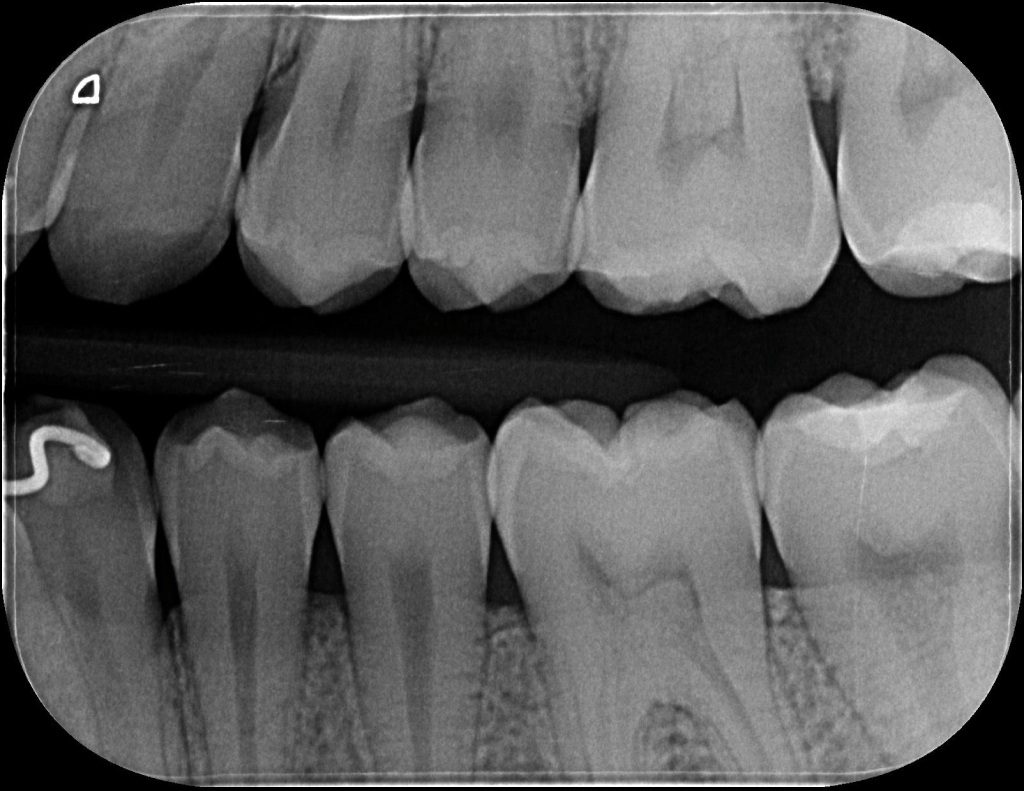
#> input picture Images-01/imagem-005.jpg, 4096 x 3161 px (shown at 1/4 size)
$ python -i main.py   (imports and definitions only)
#> lines starting #> are read from the running program, lines starting #| are printed output that depends on the picture; after the words box and inside, x2 and y2 are one past the last pixel; in counts of white or black regions, pixels touching at a corner belong together
import os
import cv2
import numpy as np
import matplotlib.pyplot as plt
from skimage import io, color, measure, segmentation, morphology

# Thanks to https://github.com/bnsreenu/python_for_microscopists/blob/master/205_predict_unet_with_watershed_single_image.py
def instance_segmentation_watershed(img: np.array, clear_border: bool=False, sure_fg_dist=0.2):
    # Threshold image to binary using OTSU. ALl thresholded pixels will be set to 255
#> called with clear_border = False, sure_fg_dist = 0.2
    _, thresh = cv2.threshold(img, 0, 255, cv2.THRESH_BINARY + cv2.THRESH_OTSU)
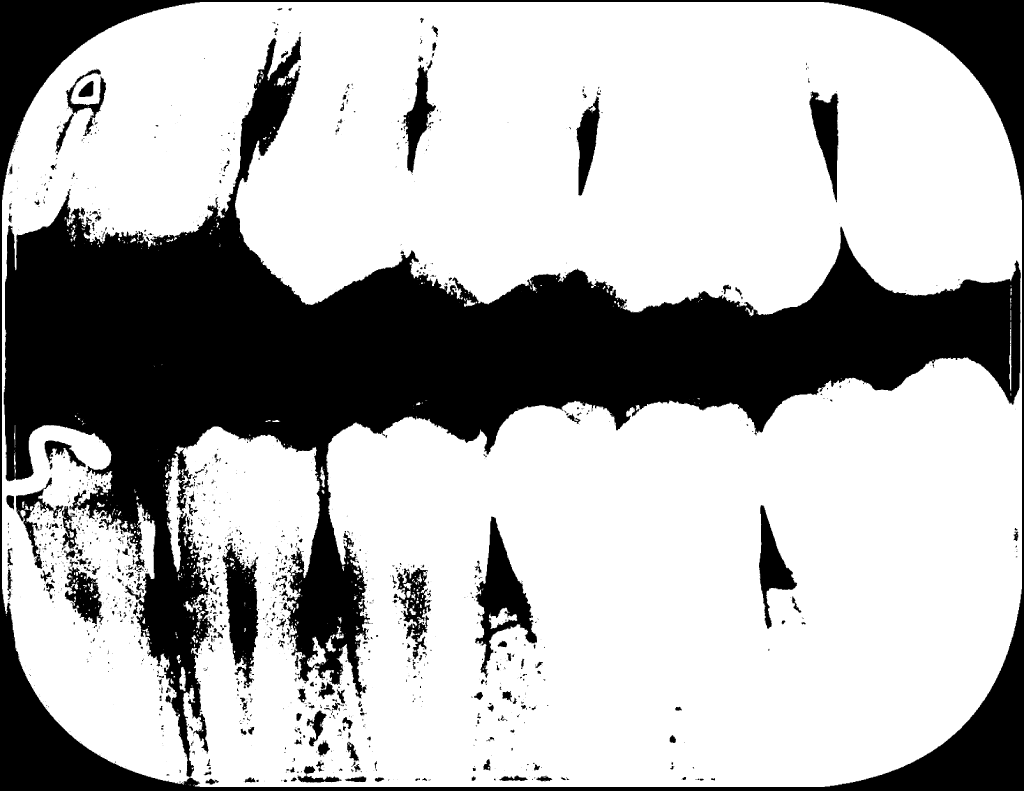
#> thresh: shape (3161, 4096) (shown at 1/4 size); 70.2% white; 2173 black regions (1500 under 20 px), largest, box (x1, y1, x2, y2) and area: (15, 146, 4083, 3108) 2747795, (0, 0, 4096, 3161) 739112, (1900, 2066, 2148, 2712) 56185

    kernel = np.ones((3,3), np.uint8)
    #opening = morphology.opening(thresh, kernel)
    opening = cv2.morphologyEx(thresh, cv2.MORPH_OPEN, kernel, iterations = 2)
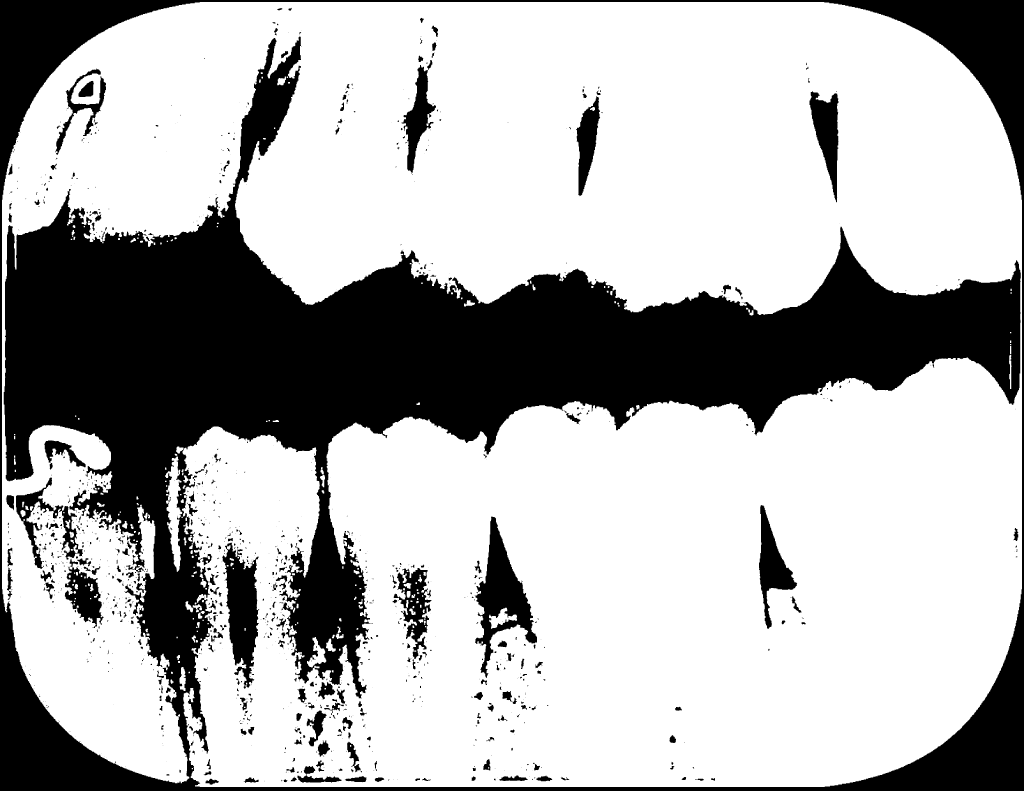
#> opening: shape (3161, 4096) (shown at 1/4 size); 69.9% white; 1183 black regions (657 under 20 px), largest, box (x1, y1, x2, y2) and area: (0, 0, 4096, 3161) 3541414, (1898, 2066, 2148, 2712) 57223, (889, 2171, 1037, 2755) 48815

#> (the run stopped early here; a loop or call above may not have finished)

$ run again, on Images-01/imagem-006.jpg
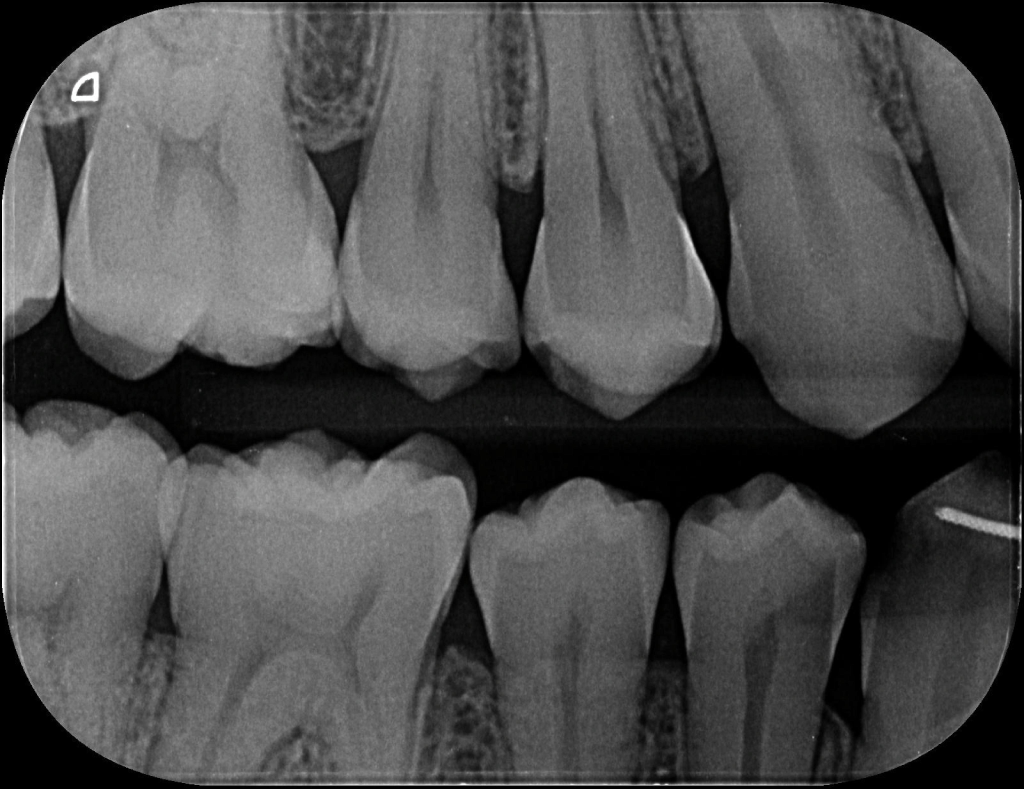
#> input picture Images-01/imagem-006.jpg, 4096 x 3155 px (shown at 1/4 size)
#> in instance_segmentation_watershed, `_, thresh = cv2.threshold(img, 0, 255, cv2.THRESH_BINARY + cv2.THRESH_..`:
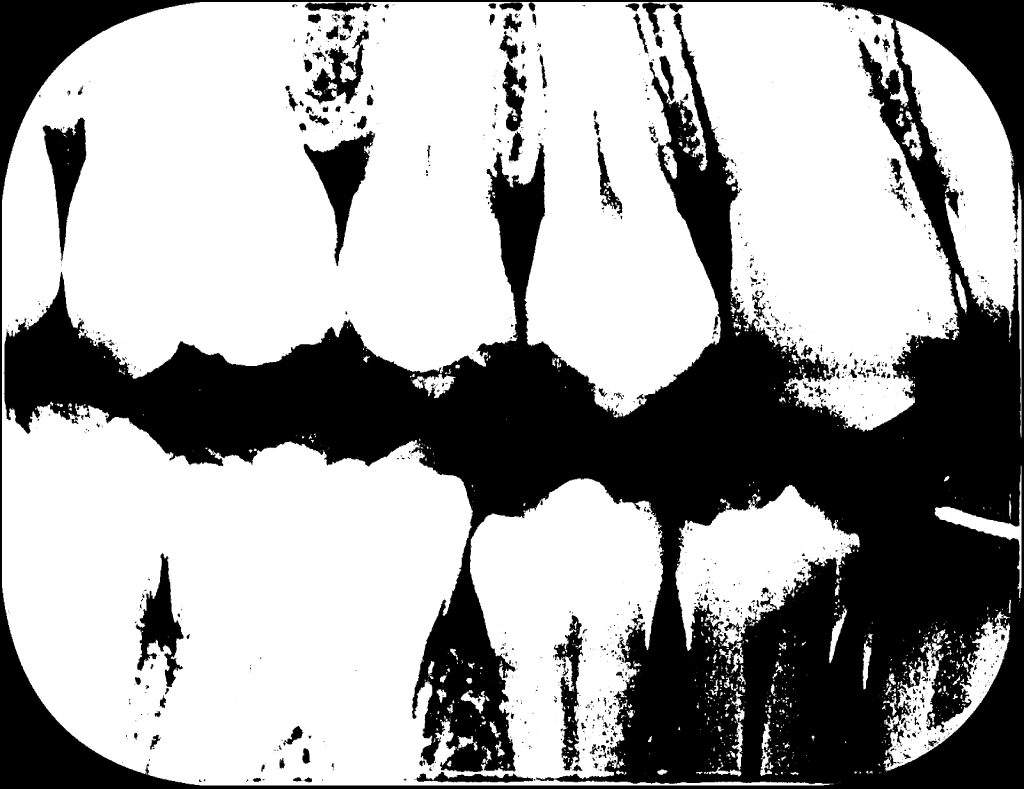
#> thresh: shape (3155, 4096) (shown at 1/4 size); 63.6% white; 2423 black regions (1835 under 20 px), largest, box (x1, y1, x2, y2) and area: (0, 0, 4096, 3155) 4358084, (1215, 522, 1499, 1064) 52477, (171, 471, 345, 1049) 43316
#> in instance_segmentation_watershed, `opening = cv2.morphologyEx(thresh, cv2.MORPH_OPEN, kernel, iterations ..`:
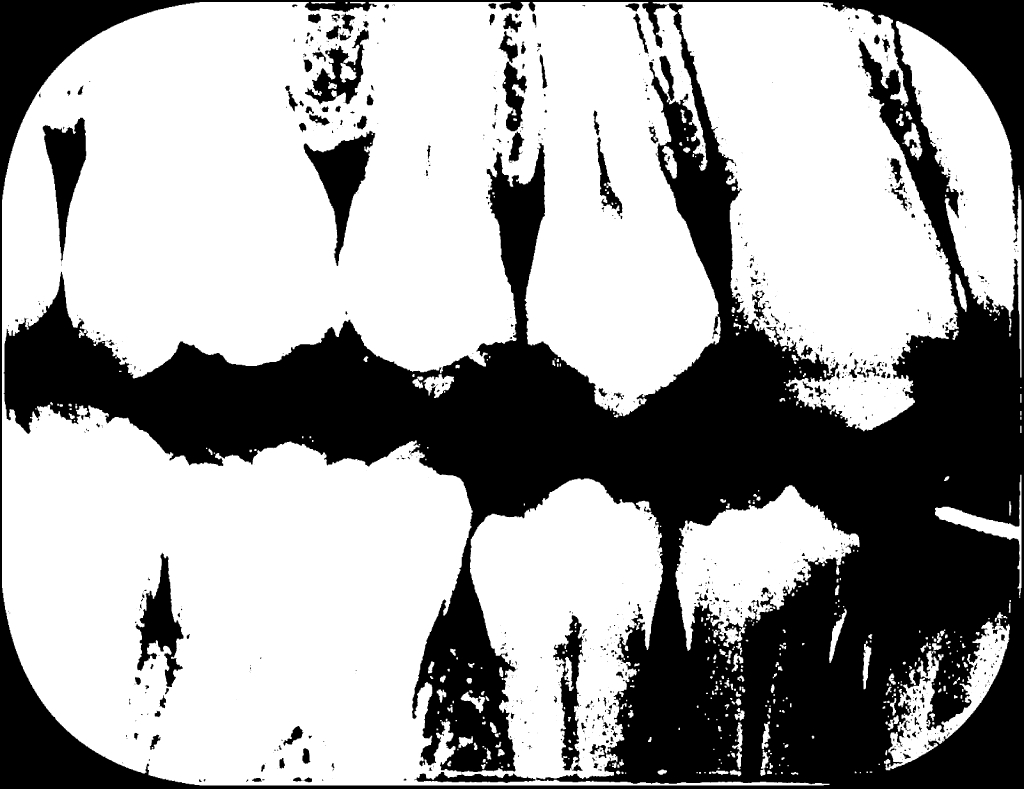
#> opening: shape (3155, 4096) (shown at 1/4 size); 63.1% white; 1012 black regions (598 under 20 px), largest, box (x1, y1, x2, y2) and area: (0, 0, 4096, 3155) 4449530, (1215, 522, 1502, 1064) 53148, (171, 471, 345, 1049) 43761

$ run again, on Images-01/imagem-007.jpg
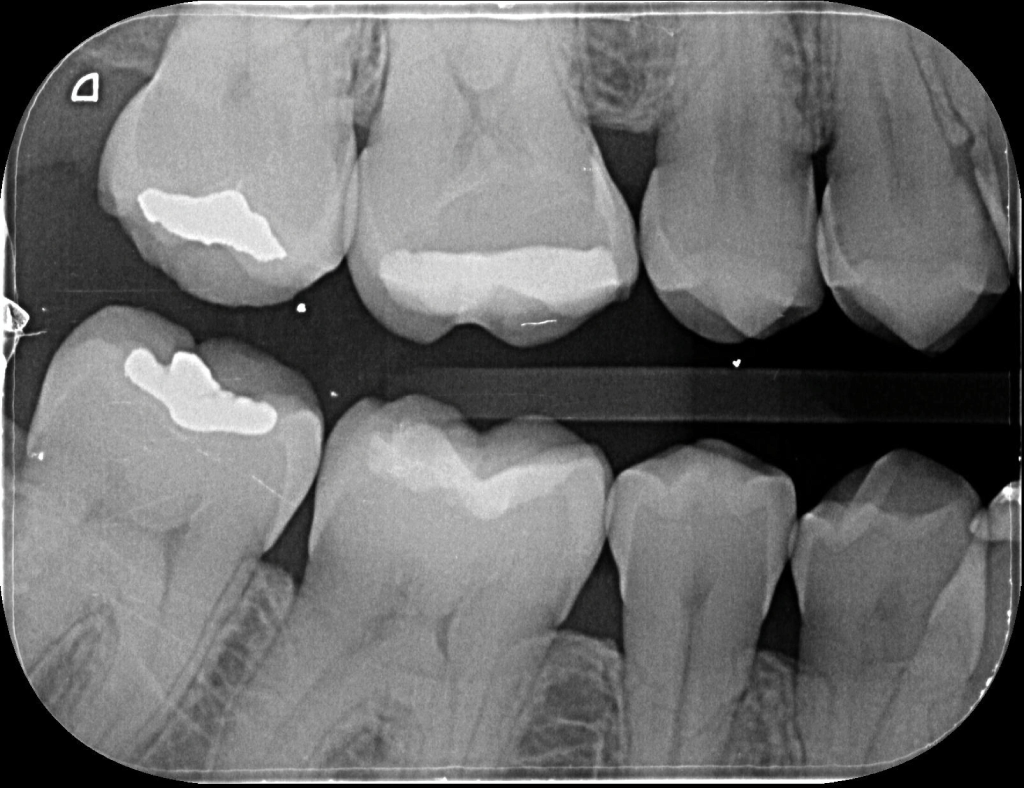
#> input picture Images-01/imagem-007.jpg, 4096 x 3150 px (shown at 1/4 size)
#> in instance_segmentation_watershed, `_, thresh = cv2.threshold(img, 0, 255, cv2.THRESH_BINARY + cv2.THRESH_..`:
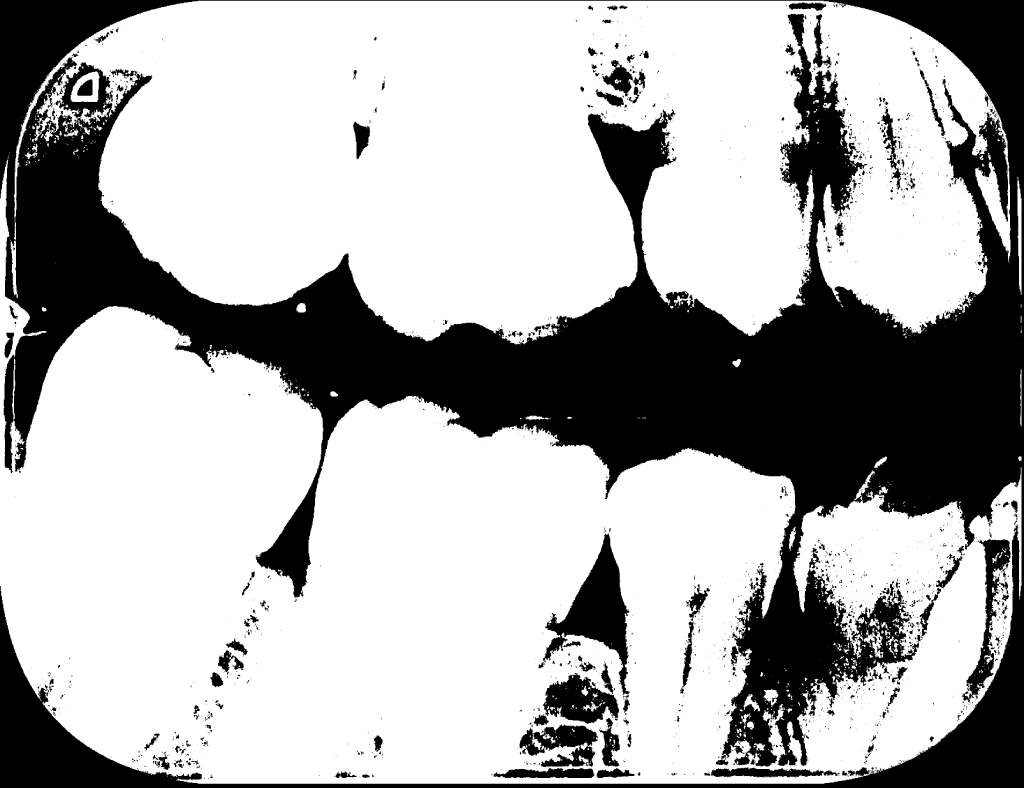
#> thresh: shape (3150, 4096) (shown at 1/4 size); 68.7% white; 3356 black regions (2770 under 20 px), largest, box (x1, y1, x2, y2) and area: (0, 0, 4096, 3150) 3681175, (2172, 2134, 2520, 2779) 76408, (2173, 2692, 2476, 2895) 34991
#> in instance_segmentation_watershed, `opening = cv2.morphologyEx(thresh, cv2.MORPH_OPEN, kernel, iterations ..`:
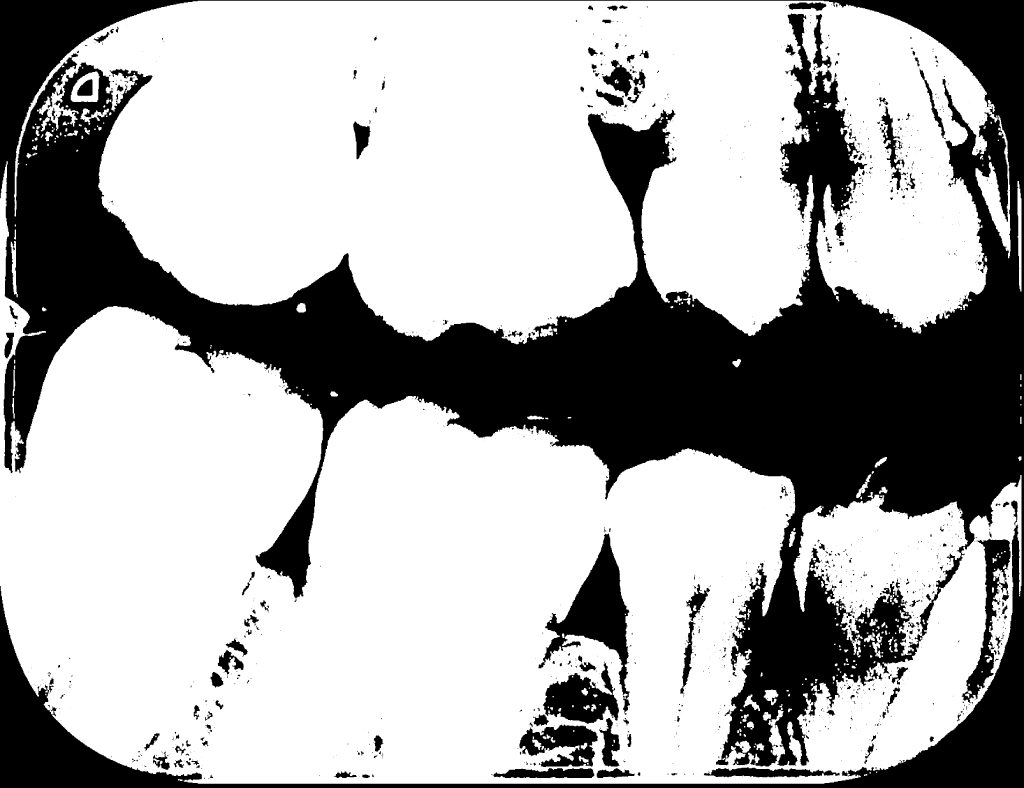
#> opening: shape (3150, 4096) (shown at 1/4 size); 68.2% white; 1369 black regions (982 under 20 px), largest, box (x1, y1, x2, y2) and area: (0, 0, 4096, 3150) 3762600, (2153, 2134, 2520, 2860) 79891, (2173, 2643, 2476, 2895) 39431

$ run again, on Images-01/imagem-010.jpg
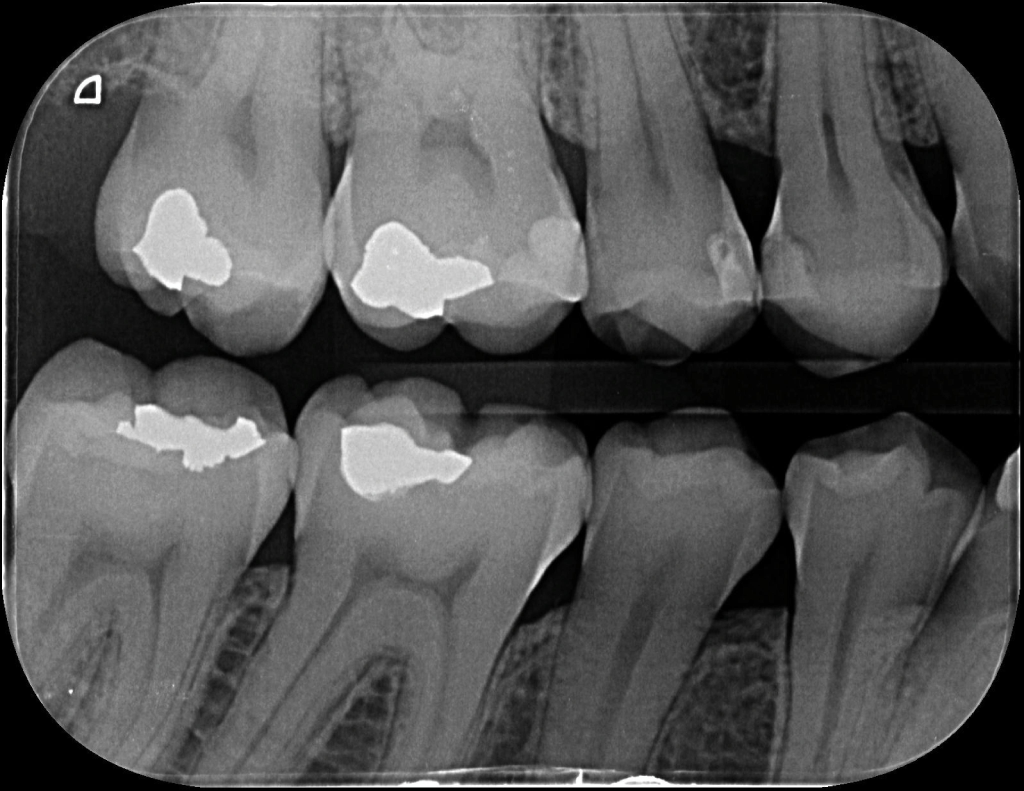
#> input picture Images-01/imagem-010.jpg, 4096 x 3163 px (shown at 1/4 size)
#> in instance_segmentation_watershed, `_, thresh = cv2.threshold(img, 0, 255, cv2.THRESH_BINARY + cv2.THRESH_..`:
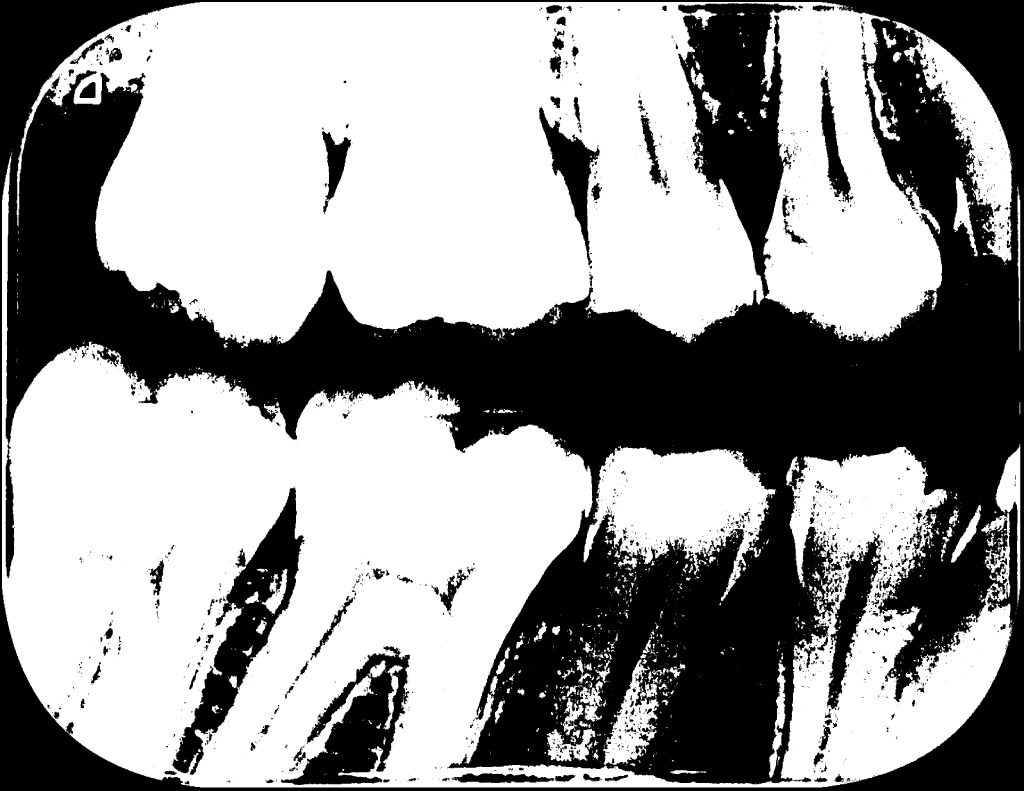
#> thresh: shape (3163, 4096) (shown at 1/4 size); 59.5% white; 3252 black regions (2608 under 20 px), largest, box (x1, y1, x2, y2) and area: (0, 0, 4096, 3163) 4700961, (688, 1947, 1220, 3099) 149927, (1124, 2584, 1640, 3140) 117851
#> in instance_segmentation_watershed, `opening = cv2.morphologyEx(thresh, cv2.MORPH_OPEN, kernel, iterations ..`:
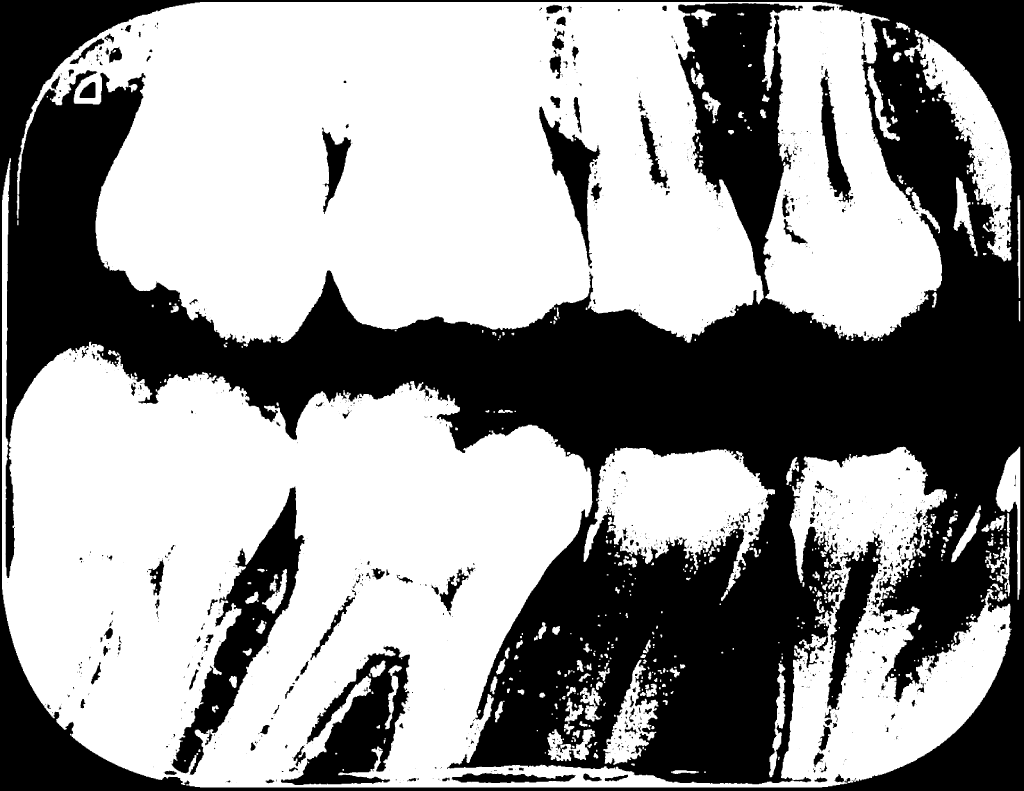
#> opening: shape (3163, 4096) (shown at 1/4 size); 58.9% white; 1319 black regions (892 under 20 px), largest, box (x1, y1, x2, y2) and area: (0, 0, 4096, 3163) 4785769, (684, 1945, 1220, 3099) 153322, (1124, 2582, 1640, 3140) 120928
